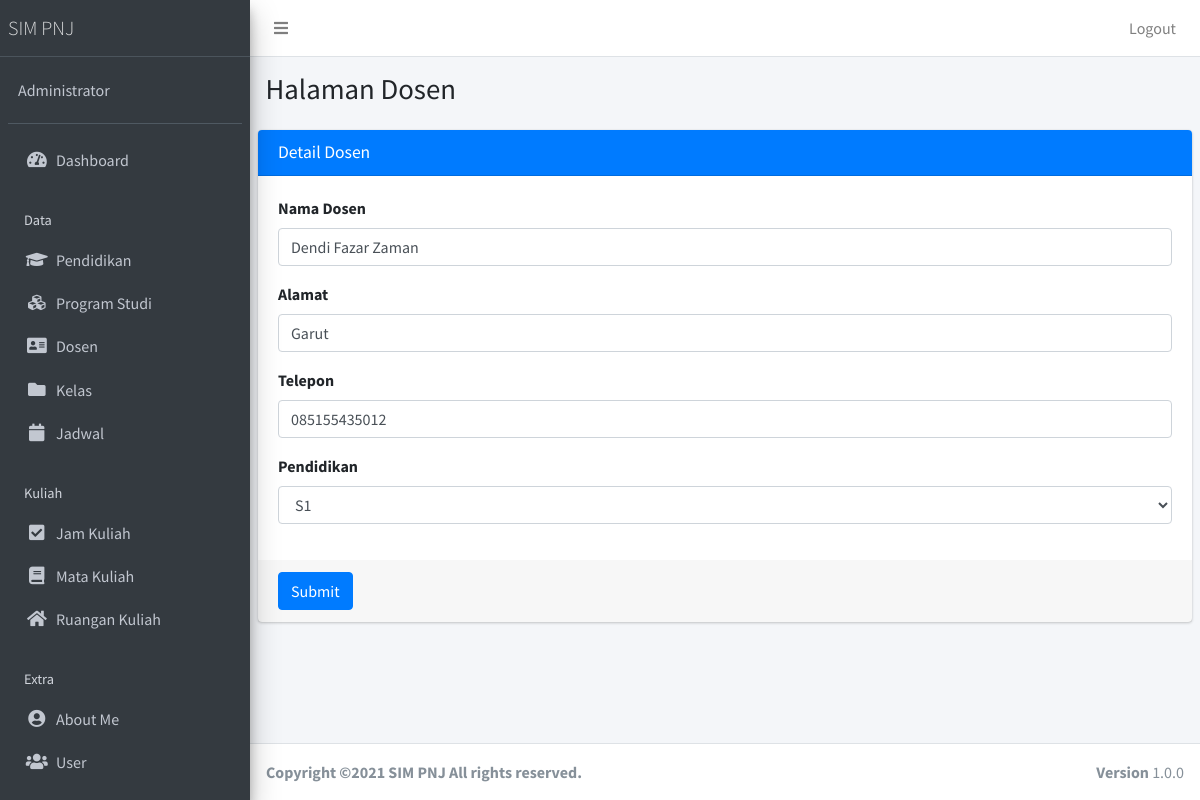
/public/dosen/edit/1 (signed in), run on an earlier commit of the app's database.
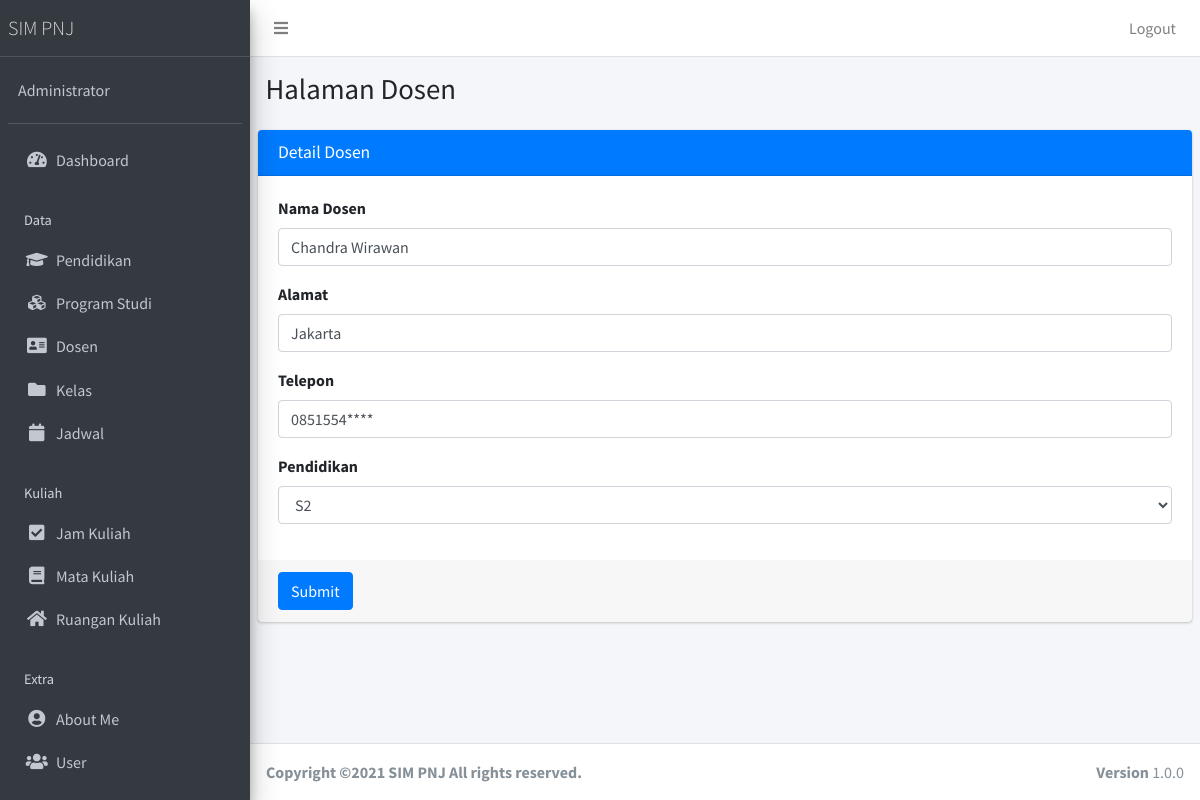
And on a later commit of the database.
### tables this page shows
CREATE TABLE `dosen` (
  `dosen_id` int(11) NOT NULL,
  `nama_dosen` varchar(55) NOT NULL,
  `alamat_dosen` varchar(80) NOT NULL,
  `tlp_dosen` varchar(14) NOT NULL,
  `pend_id` int(11) NOT NULL
);

CREATE TABLE `pendidikan` (
  `pend_id` int(11) NOT NULL,
  `nama_pen` varchar(40) NOT NULL
);

### app/core/Controller.php (called while the page is built, shortened)
<?php
class Controller{
	public function view($view, $data = [])
	{
		require_once '../app/views/' . $view . '.php';
	}
	public function model($model)
	{
		return new $model;
	}
}

### app/controllers/Dosen.php (called while the page is built, shortened)
<?php
class dosen extends Controller {
	public function edit($id){
		$data['title'] = 'Detail Dosen';
		$data['Pendidikan'] = $this->model('PendidikanModel')->getAllPendidikan();
		$data['dosen'] = $this->model('DosenModel')->getDosenById($id);
		$this->view('dosen/edit', $data);
	}
}

### app/core/App.php (called while the page is built, shortened)
<?php
class App{
	protected $method = 'index';
	protected $params = [];
	public function __construct(){
		$url = $this->parseURL();
		if(file_exists('../app/controllers/' . $url[0] . '.php')){
			unset($url[0]);
		}
		$this->controller = new $this->controller;
		if(isset($url[1])){
			if(method_exists($this->controller, $url[1])){
				$this->method = $url[1];
				unset($url[1]);
			}
		}
		if(!empty($url)){
			$this->params = array_values($url);
		}
		call_user_func_array([$this->controller, $this->method], $this->params);
	}
	public function parseURL(){
		if( isset($_GET['url'])){
			$url = rtrim($_GET['url'], '/');
			$url = filter_var($url, FILTER_SANITIZE_URL);
			$url = explode('/',$url);
			return $url;
		}
	}
}

### public/index.php (called while the page is built, shortened)
<?php
$app = new App;

### app/core/Database.php (called while the page is built, shortened)
<?php
class Database{
	private $host = DB_HOST;
	private $user = DB_USER;
	private $pass = DB_PASS;
	private $dbnm = DB_NAME;
	private $dbh;
	private $stmt;
	public function __construct()
	{
		$dsn = 'mysql:host='. $this->host .';dbname='. $this->dbnm;
		$option = [
			PDO::ATTR_PERSISTENT => true,
			PDO::ATTR_ERRMODE => PDO::ERRMODE_EXCEPTION
		];
		try{
			$this->dbh = new PDO($dsn,$this->user,$this->pass, $option);
		}catch(PDOException $e){
			die($e->getMessage());
		}
	}
	public function query($query)
	{
		$this->stmt = $this->dbh->prepare($query);
	}
	public function bind($param, $value, $type = null){
		if(is_null($type)){
			switch (true) {
				default:
					$type = PDO::PARAM_STR;
			}
		}
		$this->stmt->bindValue($param, $value, $type);
	}
	public function execute()
	{
		$this->stmt->execute();
	}
	public function resultSet()
	{
		$this->execute();
		return $this->stmt->fetchAll(PDO::FETCH_ASSOC);
	}
	public function single()
	{
		$this->execute();
		return $this->stmt->fetch(PDO::FETCH_ASSOC);
	}
}

### app/models/DosenModel.php (called while the page is built, shortened)
<?php
class DosenModel {
	private $table = 'dosen';
	private $db;
	public function __construct()
	{
		$this->db = new Database;
	}
	public function getDosenById($id)
	{
		$this->db->query('SELECT * FROM ' . $this->table . ' WHERE dosen_id=:dosen_id');
		$this->db->bind('dosen_id',$id);
		return $this->db->single();
	}
}

### app/models/PendidikanModel.php (called while the page is built, shortened)
<?php
class PendidikanModel {
	private $table = 'pendidikan';
	private $db;
	public function __construct()
	{
		$this->db = new Database;
	}
	public function getAllPendidikan()
	{
		$this->db->query('SELECT * FROM ' . $this->table);
		return $this->db->resultSet();
	}
}

### app/views/dosen/edit.php (the view, shortened to what this page needs)
  <div class="content-wrapper">
    <section class="content-header">
      <div class="container-fluid">
        <div class="row mb-2">
          <div class="col-sm-6">
            <h1>Halaman Dosen</h1>
          </div>
        </div>
      </div>
    </section>
    <section class="content">
<div class="card card-primary">
              <div class="card-header">
                <h3 class="card-title"><?= $data['title']; ?></h3>
              </div>
              <form role="form" action="<?= base_url; ?>/dosen/updatedosen" method="POST" enctype="multipart/form-data">
                <div class="card-body">
                  <div class="form-group">
                    <label >Nama Dosen</label>
                    <input type="text" class="form-control" placeholder="masukkan nama dosen." name="nama_dosen" value="<?= $data['dosen']['nama_dosen'];?>">
                  </div>
                  <div class="form-group">
                    <label >Alamat</label>
                    <input type="text" class="form-control" placeholder="masukkan alamat dosen." name="alamat_dosen" value="<?= $data['dosen']['alamat_dosen'];?>">
                  </div>
                  <div class="form-group">
                    <label >Telepon</label>
                    <input type="text" class="form-control" placeholder="masukkan telepon dosen." name="tlp_dosen" value="<?= $data['dosen']['tlp_dosen'];?>">
                  </div>
                  <div class="form-group">
                    <label >Pendidikan</label>
                    <select class="form-control" name="pend_id">
                         <?php foreach ($data['Pendidikan'] as $row) :?>
                        <option value="<?= $row['pend_id']; ?>" <?php if($data['dosen']['pend_id'] == $row['pend_id']) { echo "selected"; } ?>><?= $row['nama_pen']; ?></option>
                      <?php endforeach; ?>
                      </select>
                  </div>
                </div>
                <div class="card-footer">
                  <button type="submit" class="btn btn-primary">Submit</button>
                </div>
              </form>
            </div>
    </section>
  </div>

What changed in the data, as far as the page shows it:
changed dosen: nama_dosen "Dendi Fazar Zaman" → "Chandra Wirawan"; alamat_dosen "Garut" → "Jakarta"; tlp_dosen "085155435012" → "0851554****"; pend_id "S1" → "S2"
